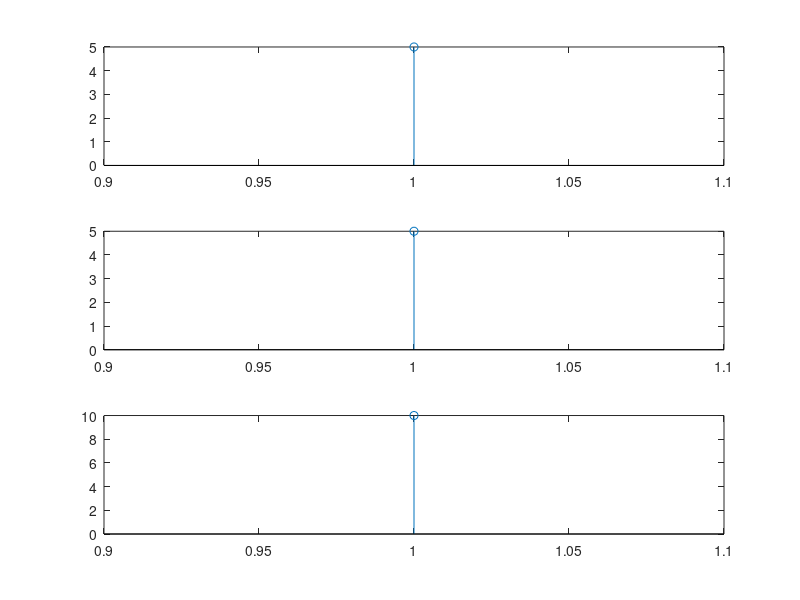

The MATLAB source for this figure:
clear all, clc

x= 1:0.1:1;
a= input("enter 1st sinsodail")
b= input("enter second sinsodaiol");

x3= a + b;


subplot(3,1,1)
stem(x,a)

subplot(3,1,2)
stem(x,b)

subplot(3,1,3)
stem(x,x3);
